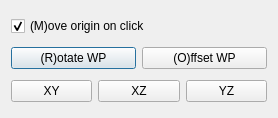
<?xml version="1.0" encoding="UTF-8"?>
<ui version="4.0">
 <class>DialogHackedLine</class>
 <widget class="QDialog" name="DialogHackedLine">
  <property name="geometry">
   <rect>
    <x>0</x>
    <y>0</y>
    <width>278</width>
    <height>118</height>
   </rect>
  </property>
  <property name="windowTitle">
   <string>Dialog</string>
  </property>
  <layout class="QVBoxLayout" name="verticalLayout">
   <item>
    <widget class="QCheckBox" name="cb1">
     <property name="text">
      <string>(M)ove origin on click</string>
     </property>
     <property name="checked">
      <bool>true</bool>
     </property>
    </widget>
   </item>
   <item>
    <layout class="QHBoxLayout" name="horizontalLayout">
     <item>
      <widget class="QPushButton" name="btnRot">
       <property name="sizePolicy">
        <sizepolicy hsizetype="Expanding" vsizetype="Fixed">
         <horstretch>0</horstretch>
         <verstretch>0</verstretch>
        </sizepolicy>
       </property>
       <property name="text">
        <string>(R)otate WP</string>
       </property>
      </widget>
     </item>
     <item>
      <widget class="QPushButton" name="btnOff">
       <property name="sizePolicy">
        <sizepolicy hsizetype="Expanding" vsizetype="Fixed">
         <horstretch>0</horstretch>
         <verstretch>0</verstretch>
        </sizepolicy>
       </property>
       <property name="text">
        <string>(O)ffset WP</string>
       </property>
      </widget>
     </item>
    </layout>
   </item>
   <item>
    <layout class="QHBoxLayout" name="horizontalLayout_2">
     <item>
      <widget class="QPushButton" name="btnXY">
       <property name="sizePolicy">
        <sizepolicy hsizetype="Fixed" vsizetype="Fixed">
         <horstretch>0</horstretch>
         <verstretch>0</verstretch>
        </sizepolicy>
       </property>
       <property name="maximumSize">
        <size>
         <width>85</width>
         <height>16777215</height>
        </size>
       </property>
       <property name="baseSize">
        <size>
         <width>0</width>
         <height>0</height>
        </size>
       </property>
       <property name="toolTip">
        <string>Align WP to principal plane</string>
       </property>
       <property name="text">
        <string notr="true">XY</string>
       </property>
      </widget>
     </item>
     <item>
      <widget class="QPushButton" name="btnXZ">
       <property name="sizePolicy">
        <sizepolicy hsizetype="Fixed" vsizetype="Fixed">
         <horstretch>0</horstretch>
         <verstretch>0</verstretch>
        </sizepolicy>
       </property>
       <property name="maximumSize">
        <size>
         <width>85</width>
         <height>16777215</height>
        </size>
       </property>
       <property name="baseSize">
        <size>
         <width>0</width>
         <height>0</height>
        </size>
       </property>
       <property name="toolTip">
        <string>Align WP to principal plane</string>
       </property>
       <property name="text">
        <string notr="true">XZ</string>
       </property>
      </widget>
     </item>
     <item>
      <widget class="QPushButton" name="btnYZ">
       <property name="sizePolicy">
        <sizepolicy hsizetype="Fixed" vsizetype="Fixed">
         <horstretch>0</horstretch>
         <verstretch>0</verstretch>
        </sizepolicy>
       </property>
       <property name="maximumSize">
        <size>
         <width>85</width>
         <height>16777215</height>
        </size>
       </property>
       <property name="baseSize">
        <size>
         <width>0</width>
         <height>0</height>
        </size>
       </property>
       <property name="toolTip">
        <string>Align WP to principal plane</string>
       </property>
       <property name="text">
        <string notr="true">YZ</string>
       </property>
      </widget>
     </item>
    </layout>
   </item>
  </layout>
 </widget>
 <resources/>
 <connections/>
</ui>
